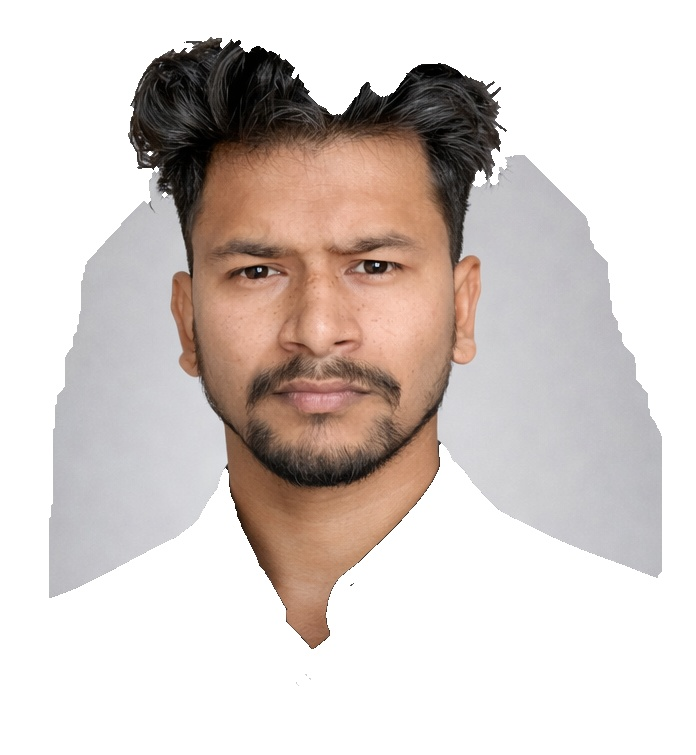
#> input picture backend/media/uploads/photos/bg_removed_neopatprofile.jpg, 696 x 755 px
$ python -i face_detection.py   (imports and definitions only)
#> lines starting #> are read from the running program, lines starting #| are printed output that depends on the picture
from __future__ import annotations
import logging
from pathlib import Path
from typing import Any
logger = logging.getLogger(__name__)

def detect_faces(image_path: str) -> list[dict[str, Any]]:
    src = _validated_path(image_path)
    try:
        return _haar_cascade(src)
    except Exception as exc:
        logger.warning('Haar cascade failed (%s); returning empty result.', exc)
        return []

def validate_photo_for_govt(image_path: str, min_face_fraction: float=0.2, max_face_fraction: float=0.8) -> dict[str, Any]:
    faces = detect_faces(image_path)
    result: dict[str, Any] = {'faces': faces, 'face_count': len(faces), 'single_face': len(faces) == 1, 'size_ok': False, 'centred': False, 'is_valid': False, 'reason': ''}
    if not faces:
        result['reason'] = 'no_face_detected'
        return result
    if len(faces) > 1:
        result['reason'] = 'multiple_faces_detected'
        return result
    face = faces[0]
    x_min, y_min, x_max, y_max = face['bbox']
    face_area = (x_max - x_min) * (y_max - y_min)
    result['size_ok'] = min_face_fraction <= face_area <= max_face_fraction
    cx = (x_min + x_max) / 2
    cy = (y_min + y_max) / 2
    result['centred'] = 0.3 <= cx <= 0.7 and 0.2 <= cy <= 0.7
    if not result['size_ok']:
        result['reason'] = 'face_size_out_of_range'
    elif not result['centred']:
        result['reason'] = 'face_not_centred'
    else:
        result['is_valid'] = True
        result['reason'] = 'ok'
    return result

def _haar_cascade(src: Path) -> list[dict[str, Any]]:
    import cv2
    img = cv2.imread(str(src))
#> img is the input picture: shape (755, 696, 3); mean B, G, R 200.5, 204.7, 214
    if img is None:
        raise ValueError(f'OpenCV could not open: {src}')
    h, w = img.shape[:2]
#> h = 755; w = 696
    gray = cv2.cvtColor(img, cv2.COLOR_BGR2GRAY)
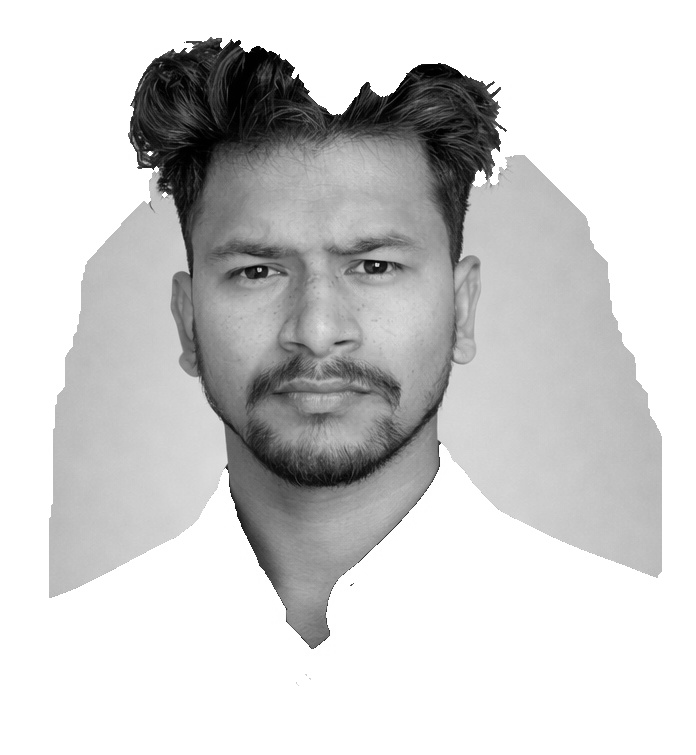
#> gray: shape (755, 696); min 0, max 255, mean 207
    gray = cv2.equalizeHist(gray)
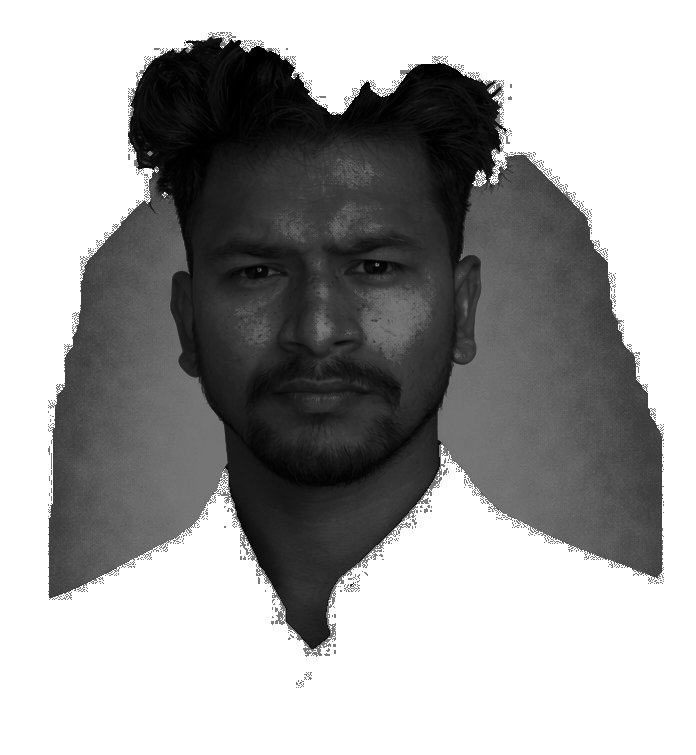
#> gray: shape (755, 696); min 0, max 255, mean 163
    cascade = cv2.CascadeClassifier(cv2.data.haarcascades + 'haarcascade_frontalface_default.xml')
    detections = cascade.detectMultiScale(gray, scaleFactor=1.05, minNeighbors=5, minSize=(int(w * 0.1), int(h * 0.1)), flags=cv2.CASCADE_SCALE_IMAGE)
#> detections = [[156, 145, 324, 324]]
    results: list[dict[str, Any]] = []
    for x, y, fw, fh in detections if len(detections) else []:
        results.append({'bbox': [x / w, y / h, (x + fw) / w, (y + fh) / h], 'confidence': 0.9, 'width_px': int(fw), 'height_px': int(fh), 'detector': 'haar_cascade'})
#> this loop made 1 pass
#> after the loop, results = 1 item
    logger.info('Haar cascade: %d face(s) detected in %s', len(results), src.name)
    return results

def _validated_path(image_path: str) -> Path:
    path = Path(image_path)
    if not path.exists():
        raise FileNotFoundError(f'Image not found: {image_path}')
    return path

>>> result = detect_faces('../media/uploads/photos/bg_removed_neopatprofile.jpg')
#> result = 1 item

$ run again, on backend/media/uploads/photos/bg_removed_ph2.jpg
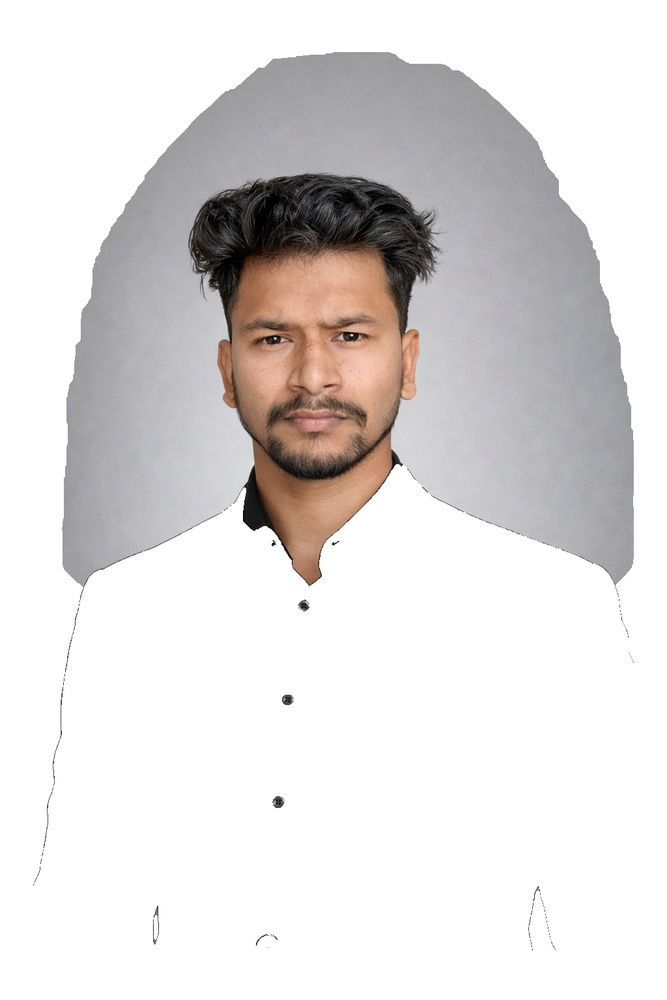
#> input picture backend/media/uploads/photos/bg_removed_ph2.jpg, 667 x 1000 px, shrunk from 1024 x 1536 before the run
#> in _haar_cascade, img is the input picture: shape (1000, 667, 3); mean B, G, R 219.9, 220.6, 223.8
#> in _haar_cascade, `gray = cv2.cvtColor(img, cv2.COLOR_BGR2GRAY)`:
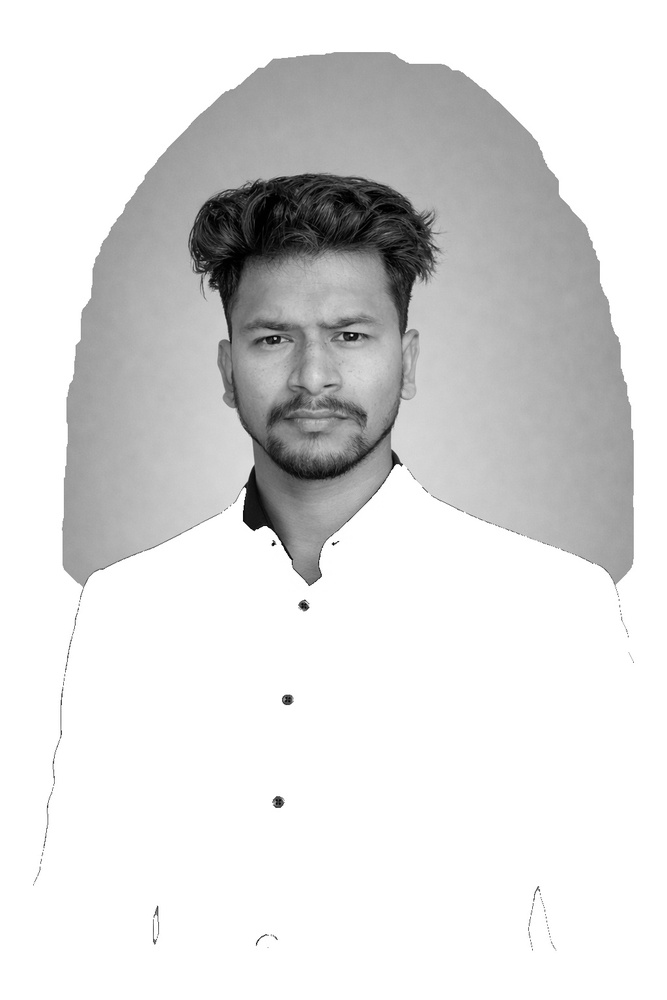
#> gray: shape (1000, 667); min 0, max 255, mean 221.5
#> in _haar_cascade, `gray = cv2.equalizeHist(gray)`:
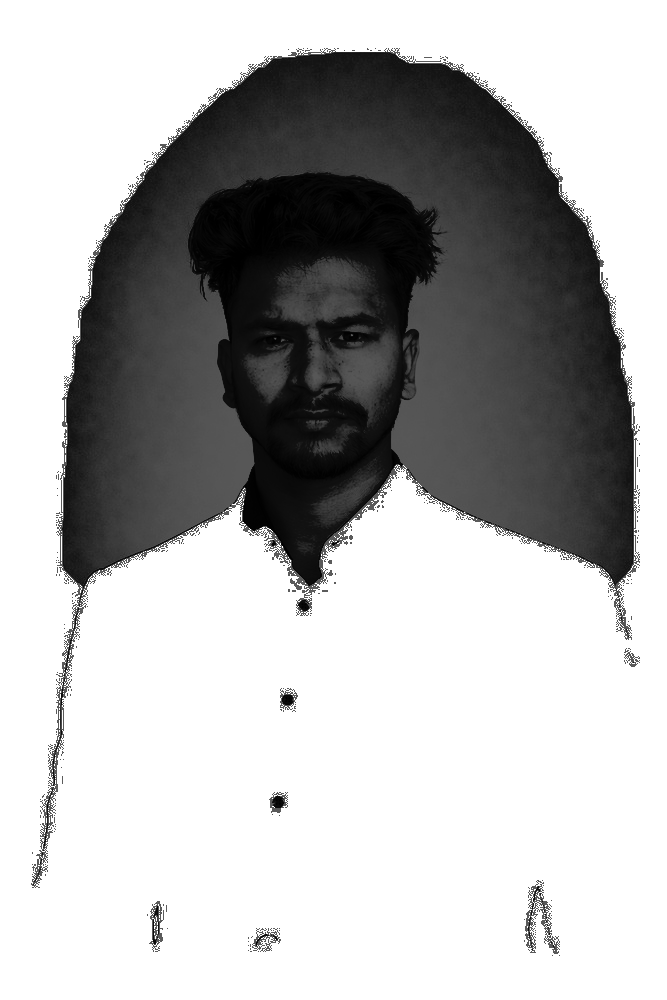
#> gray: shape (1000, 667); min 0, max 255, mean 180.5
#> detections = [[210, 258, 208, 208]]
#> the loop in _haar_cascade, `for x, y, fw, fh in detections if len(detections) else []:` made 1 pass
#> after the loop in _haar_cascade, `for x, y, fw, fh in detections if len(detections) else []:`: results = 1 item

$ run again, on backend/media/uploads/photos/bg_removed_ph3.jpg
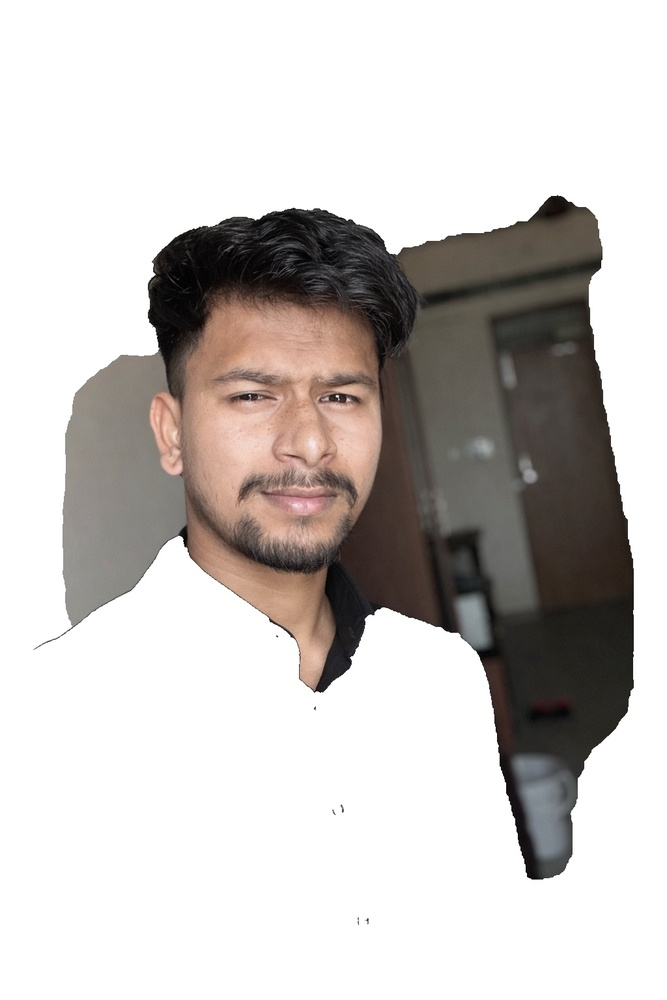
#> input picture backend/media/uploads/photos/bg_removed_ph3.jpg, 667 x 1000 px, shrunk from 1024 x 1536 before the run
#> in _haar_cascade, img is the input picture: shape (1000, 667, 3); mean B, G, R 194.9, 197.4, 201.7
#> in _haar_cascade, `gray = cv2.cvtColor(img, cv2.COLOR_BGR2GRAY)`:
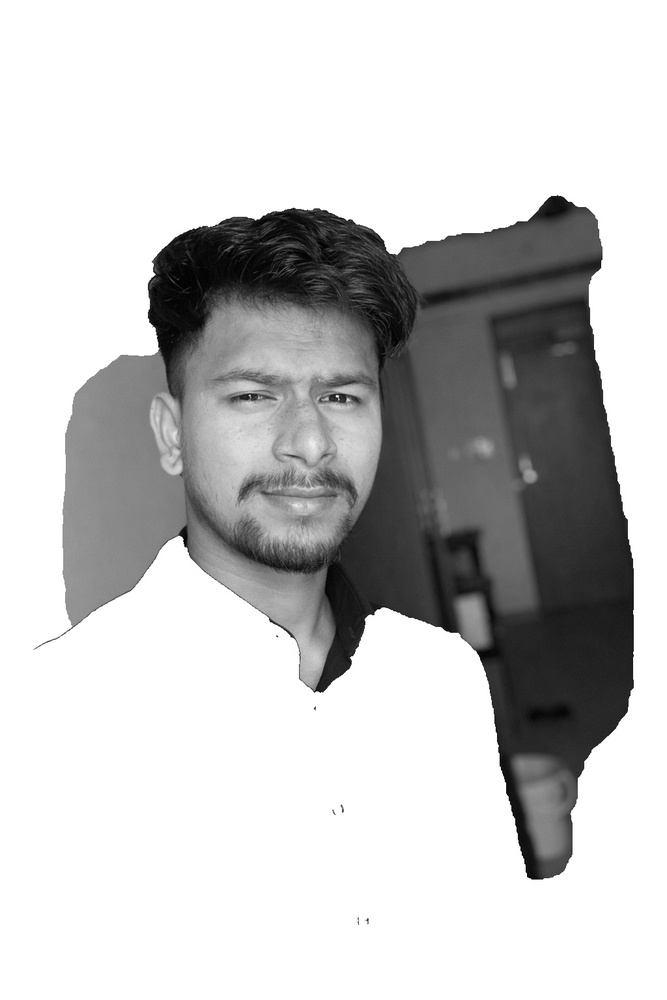
#> gray: shape (1000, 667); min 0, max 255, mean 198.4
#> in _haar_cascade, `gray = cv2.equalizeHist(gray)`:
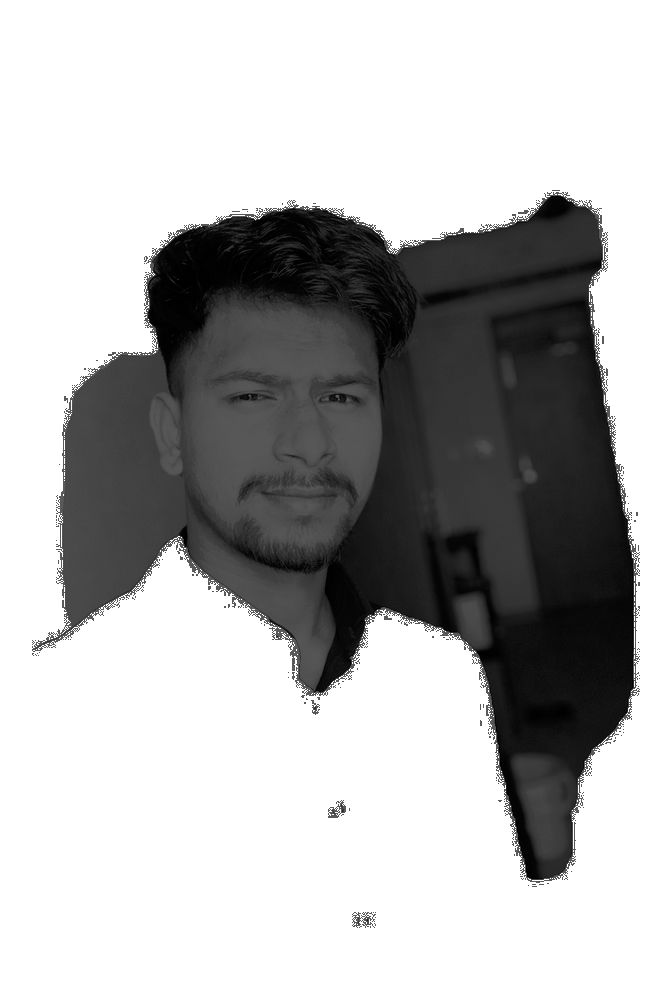
#> gray: shape (1000, 667); min 0, max 255, mean 180.9
#> detections = [[180, 304, 235, 235]]
#> the loop in _haar_cascade, `for x, y, fw, fh in detections if len(detections) else []:` made 1 pass
#> after the loop in _haar_cascade, `for x, y, fw, fh in detections if len(detections) else []:`: results = 1 item
